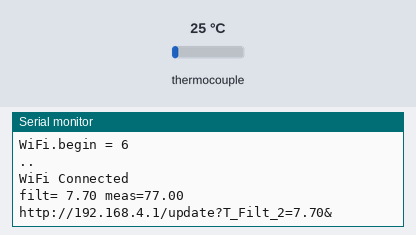
Bench run of a program on a simulated ESP8266 (NodeMCU). Shown: the last lines printed to the serial monitor. The inputs (shaded band) are chosen by the test bench; at power-on: thermocouple 25 °C. WiFi joins after 1.5 s; servers stay silent unless stated; uploads are accepted with an empty reply.

Above: at 3.2 s.
3.3 s: thermocouple set to 6 °C
At 3.3 s:
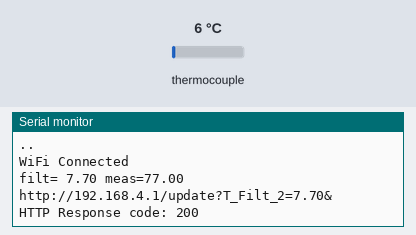
4.9 s: thermocouple set to 75 °C
At 6.0 s:
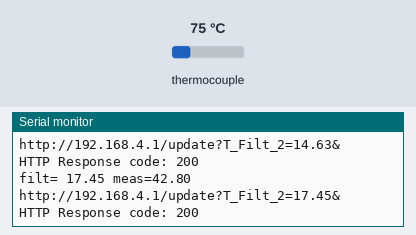
Timing chart, 0 to 7.9 s (numbered marks = the images above; inputs shaded):
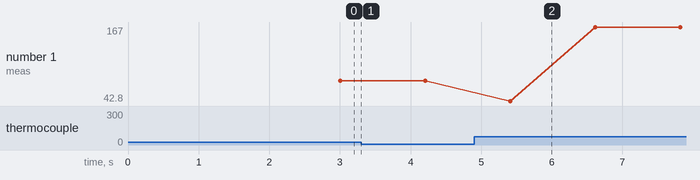

The program:

main.cpp
```cpp
#include "max6675.h"
#include <ESP8266WiFi.h>
#include <ESP8266HTTPClient.h>
#include <ESP8266WebServer.h>


float T_Meas_2;
float T_Filt_2;

const char* ssid = "Fryganza";
const char* password = "";

int ktcSO  = 12; // D6
int ktcCS  = 15; // D8
int ktcCLK = 14; // D5


MAX6675 ktc(ktcCLK, ktcCS, ktcSO);

WiFiClient client;

void ConnectToWiFi(void) {

    int CntWifiRetries = 0;
    int CntWifiRetryAbort = 5;

    int intWiFiCode;

    WiFi.mode(WIFI_STA);
    intWiFiCode = WiFi.begin(ssid, password);

    Serial.println("");
    Serial.println("Connecting to WiFi");
    Serial.println("");
    Serial.printf("WiFi.begin = %d\n", intWiFiCode);

    while ((WiFi.status() != WL_CONNECTED) && (CntWifiRetries < CntWifiRetryAbort)) {
        CntWifiRetries++;
        delay(1000);
        Serial.print(".");
    }

    if (WiFi.status() != WL_CONNECTED) {
        Serial.println("");
        Serial.println("WiFi NOT Connected");
    } else {
        Serial.println("");
        Serial.println("WiFi Connected");
    }
}


float lag_filter(float filtered_value, float measured_value, float filter_constant) {
    float output = 0.0;
    if(isnan(measured_value)){
        output = filtered_value;
    } else{
        output = filtered_value + (measured_value - filtered_value) * filter_constant;
    }
    return (output);
}


void setup(void) {
  Serial.begin(9600);

  ConnectToWiFi();
}


void loop(void) {
    T_Meas_2 = (float)ktc.readFahrenheit();
    delay(1000);
    T_Filt_2 = lag_filter(T_Filt_2, T_Meas_2, 0.1F);

    Serial.println("filt= " + String(T_Filt_2) + " meas=" + String(T_Meas_2)) ;

  if (WiFi.status() != WL_CONNECTED) {
    ConnectToWiFi();
  }
  if (WiFi.status() == WL_CONNECTED) {
    HTTPClient http;

    String url_str = "http://192.168.4.1/update?T_Filt_2=" + String(T_Filt_2) + "&";

    Serial.println(url_str);

    http.begin(client, url_str);

    int httpResponseCode = http.GET();

    if (httpResponseCode > 0) {
      Serial.print("HTTP Response code: ");
      Serial.println(httpResponseCode);
    } else {
      Serial.print("Error code: ");
      Serial.println(httpResponseCode);
    }

    http.end();
  }
}
```

Measured:
- plotted number 1: 77 → 167 after the input at 4.9 s
